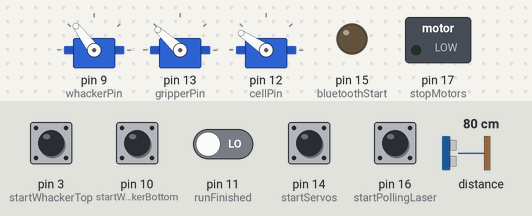
Bench run of a sketch on a simulated Arduino Uno, built with avr-gcc and run on an emulated ATmega328P. Parts: 3 × servo, switched loads named in the sketch (green lamp = pin HIGH), output pins drawn as LEDs (lit = HIGH). The inputs (shaded band) are chosen by the test bench; at power-on: pin 3 (startWhackerTop), pin 10 (startWhackerBottom), pin 11 (runFinished), pin 14 (startServos), pin 16 (startPollingLaser) LOW, distance to the obstacle 80 cm. What the sketch prints to the serial monitor is not drawn.

Above: at 1.2 s.
1.3 s: pin 3 (startWhackerTop) pulled HIGH for 0.15 s
3.3 s: pin 14 (startServos) pulled HIGH for 0.15 s
At 4.2 s:
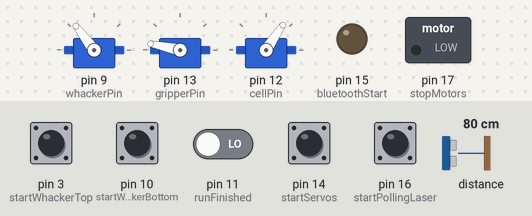
5.9 s: pin 10 (startWhackerBottom) pulled HIGH for 1 s
At 6.36 s:
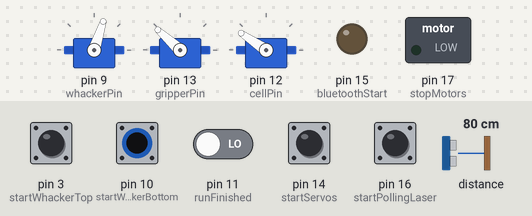
8.4 s: pin 3 (startWhackerTop) driven HIGH and pin 10 (startWhackerBottom) driven HIGH
At 9.17 s:
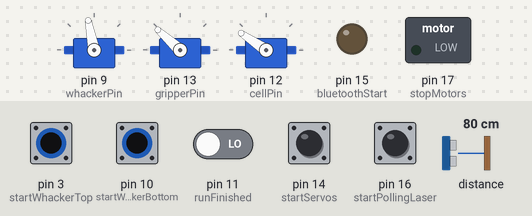
11.4 s: pin 16 (startPollingLaser) pulled HIGH for 1 s
At 12.4 s:
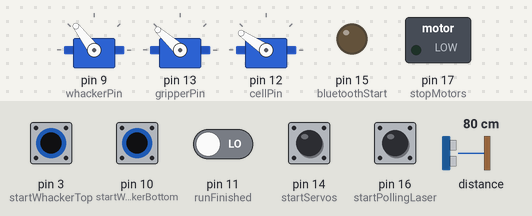
13.9 s: pin 11 (runFinished) driven HIGH
At 15.91 s:
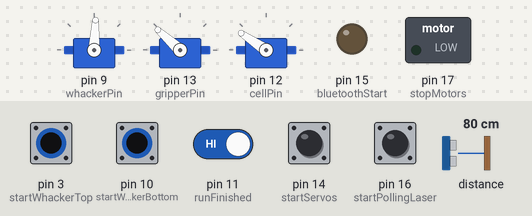
Timing chart, 0 to 17.9 s (numbered marks = the images above; inputs shaded):
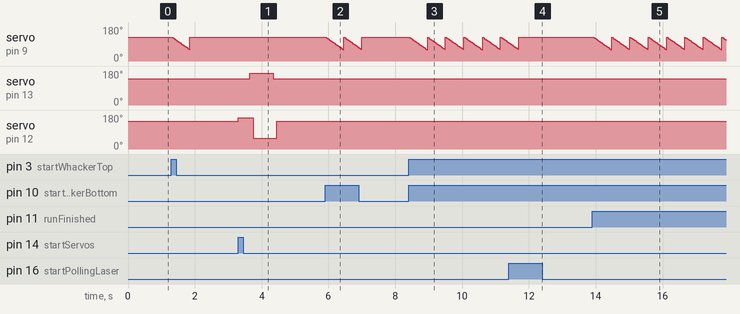

The sketch:

Laser_Nano.ino
```cpp
#include "Adafruit_VL53L0X.h"
#include <Servo.h>

#define startWhackerBottom 10
#define startWhackerTop 3
#define whackerPin 9
#define runFinished 11
#define cellPin 12
#define gripperPin 13
#define startServos 14
#define bluetoothStart 15
#define startPollingLaser 16
#define stopMotors 17

#define gripperNeutral 138
#define cellNeutral 146
#define whackerNeutral 127

Adafruit_VL53L0X poleSensor = Adafruit_VL53L0X();

VL53L0X_RangingMeasurementData_t poleMeasure;

volatile unsigned int poleDist = 10000;

Servo gripper;
Servo cell;
Servo whacker;

volatile unsigned int i = 0;
volatile char startByte = 0;

void setup() {
  pinMode(stopMotors, OUTPUT);
  digitalWrite(stopMotors, LOW);

  Serial.begin(9600);

  // wait until serial port opens for native USB devices
  while (! Serial) {
    delay(1);
  }

  Serial.println("Adafruit VL53L0X test");
  if (!poleSensor.begin()) {
    Serial.println(F("Failed to boot VL53L0X"));
    while(1);
  }

  pinMode(startWhackerBottom, INPUT);

  pinMode(startWhackerTop, INPUT);

  pinMode(startServos, INPUT);

  pinMode(startPollingLaser, INPUT);

  pinMode(bluetoothStart, OUTPUT);
  digitalWrite(bluetoothStart, LOW);

  pinMode(runFinished, INPUT);

  whacker.attach(whackerPin);
  whacker.write(whackerNeutral);

  gripper.attach(gripperPin);
  gripper.write(gripperNeutral);

  cell.attach(cellPin);
  cell.write(cellNeutral);
}

void loop() {
//  for (i=whackerNeutral;i>59;i--){
//    whacker.write(i);
//    delay(8);
//  }
//  whacker.write(whackerNeutral);
//  while (1){}
  if (digitalRead(runFinished) && Serial.available() > 0){
    startByte = Serial.read();
    if (startByte == '1'){
      digitalWrite(bluetoothStart, HIGH);
      startByte = 0;
      delay(50);
      digitalWrite(bluetoothStart, LOW);
    }
  }
  if (digitalRead(startPollingLaser)){
    digitalWrite(stopMotors, LOW);
    poleDist = 10000;
    while (poleDist > 350 && !digitalRead(runFinished)){
      poleSensor.rangingTest(&poleMeasure, false);
      poleDist = poleMeasure.RangeMilliMeter;
//      Serial.println(poleDist);
      if (poleDist <= 350){
        poleSensor.rangingTest(&poleMeasure, false);
        poleDist = poleMeasure.RangeMilliMeter;
//        delay(12);
//        digitalWrite(stopMotors, HIGH);
//        Serial.println(poleDist);
        if (poleDist <= 350){
          delay(13);
          digitalWrite(stopMotors, HIGH);
        }
      }
    }
  }
  // Operate cell
  if (digitalRead(startServos)){
    cell.write(cellNeutral+20);
    delay(350);
    gripper.write(gripperNeutral+30);
    delay(100);
    cell.write(cellNeutral-90);
    delay(600);
    gripper.write(gripperNeutral);
    delay(100);
    cell.write(cellNeutral);
  }
  if (digitalRead(startWhackerTop)){
    for (i=whackerNeutral;i>59;i--){
      whacker.write(i);
      delay(8);
    }
    whacker.write(whackerNeutral);
  }
  if (digitalRead(startWhackerBottom)){
    for (i=whackerNeutral;i>59;i--){
      whacker.write(i);
      delay(8);
    }
    whacker.write(whackerNeutral);
  }
}
```

Measured:
- after the input at 3.3 s, servo on pin 13 (gripperPin): 138° → 168° after 0.35 s, → 138° 0.70 s later; servo on pin 12 (cellPin): 146° → 166° at once, → 56° 0.45 s later, → 146° 0.70 s later
- after the input at 5.9 s, servo on pin 9 (whackerPin): ramps from 127° to 60° and jumps back, once every 0.53 s
- after the input at 8.4 s, servo on pin 9 (whackerPin): ramps from 127° to 60° and jumps back, once every 0.55 s
- after the input at 11.4 s, servo on pin 9 (whackerPin): goes on until 11.7 s, then stays 127°
- after the input at 13.9 s, servo on pin 9 (whackerPin): ramps from 127° to 60° and jumps back, once every 0.56 s
